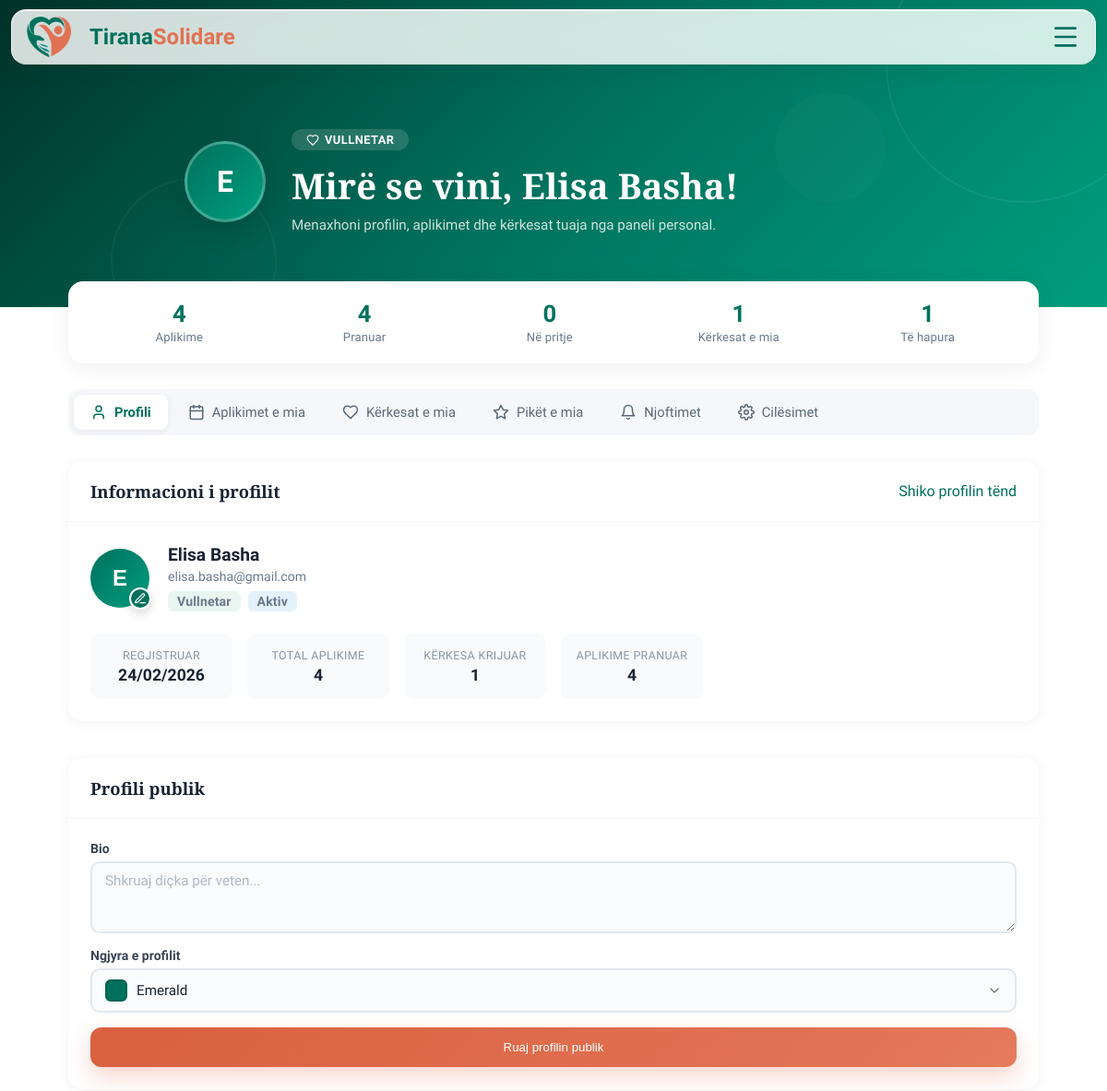
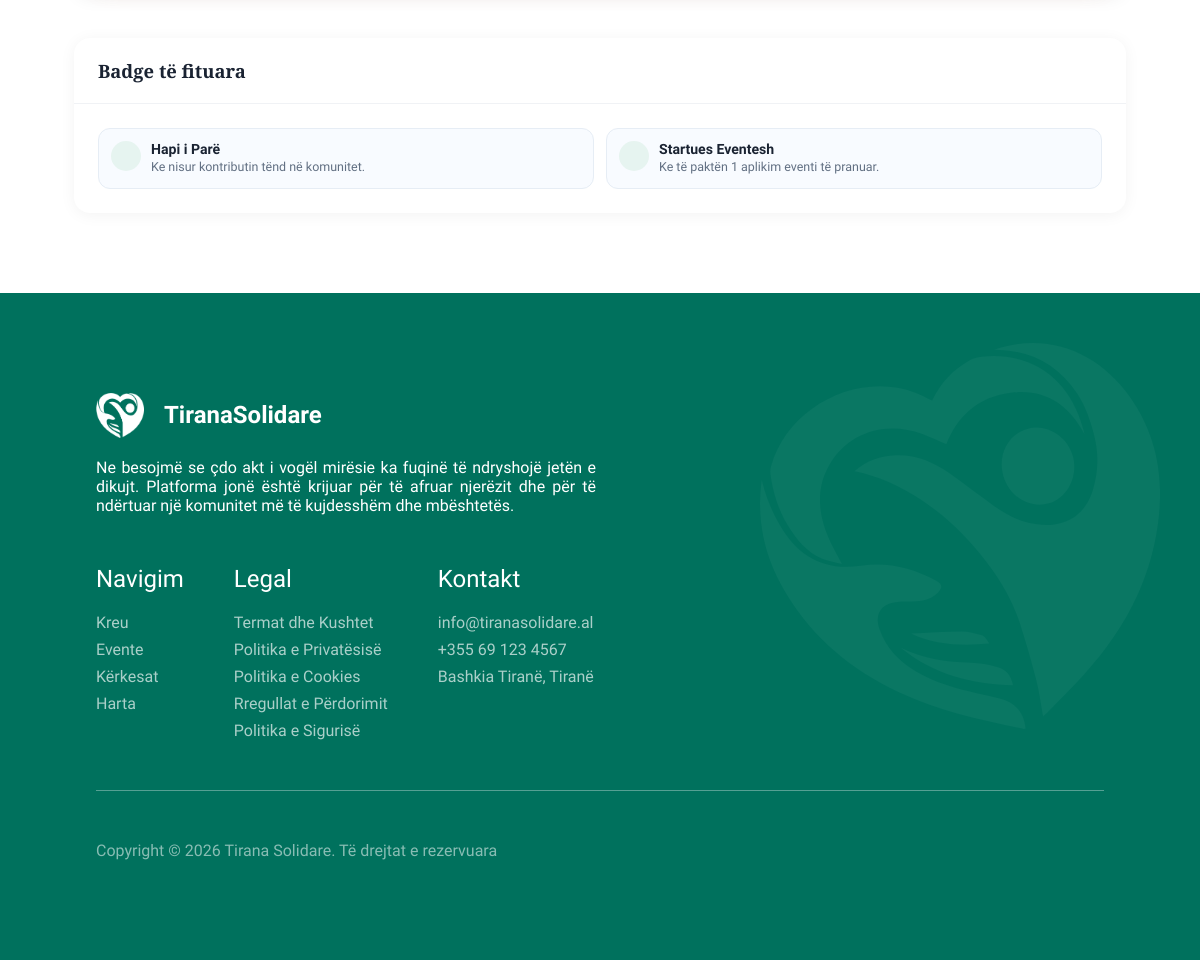
Screenshot of /views/volunteer_panel.php?tab=profile (signed in) with the database file from the repository (2 pictures, top to bottom).
### tables this page shows
CREATE TABLE `kerkesa_per_ndihme` (
  `id_kerkese_ndihme` int(11) NOT NULL,
  `id_perdoruesi` int(11) DEFAULT NULL,
  `tipi` enum('Kërkesë','Ofertë') DEFAULT NULL,
  `titulli` varchar(150) DEFAULT NULL,
  `pershkrimi` text DEFAULT NULL,
  `statusi` enum('Pending','Open','Closed') DEFAULT 'Pending' COMMENT 'Pending/Open/Closed',
  `imazhi` varchar(500) DEFAULT NULL,
  `vendndodhja` varchar(255) DEFAULT NULL,  `latitude` decimal(10,7) DEFAULT NULL,
  `longitude` decimal(10,7) DEFAULT NULL,  `krijuar_me` timestamp NOT NULL DEFAULT current_timestamp()
);

CREATE TABLE `perdoruesi` (
  `id_perdoruesi` int(11) NOT NULL,
  `emri` varchar(100) NOT NULL,
  `email` varchar(150) NOT NULL,
  `bio` text DEFAULT NULL,
  `profile_picture` varchar(500) DEFAULT NULL,
  `profile_public` tinyint(1) NOT NULL DEFAULT 0,
  `profile_color` varchar(20) NOT NULL DEFAULT 'emerald',
  `fjalekalimi` varchar(255) NOT NULL,
  `roli` enum('Admin','Vullnetar') DEFAULT 'Vullnetar',
  `statusi_llogarise` enum('Aktiv','Bllokuar','Çaktivizuar') DEFAULT 'Aktiv',
  `verified` tinyint(1) NOT NULL DEFAULT 0,
  `verification_token_hash` varchar(64) DEFAULT NULL,
  `verification_token_expires` datetime DEFAULT NULL,
  `password_reset_token_hash` varchar(64) DEFAULT NULL,
  `password_reset_token_expires` datetime DEFAULT NULL,
  `krijuar_me` timestamp NOT NULL DEFAULT current_timestamp(),
  `deaktivizuar_me` datetime DEFAULT NULL
);

### views/volunteer_panel.php (the view, shortened to what the rows shown need)
<?php
require_once __DIR__ . '/../config/db.php';
require_once __DIR__ . '/../includes/functions.php';
$userId    = $_SESSION['user_id'];
$userEmri  = htmlspecialchars($_SESSION['emri'] ?? 'Përdorues');
$userRoli  = htmlspecialchars($_SESSION['roli'] ?? 'Vullnetar');
$tab = $_GET['tab'] ?? 'profile';
$stmtUser = $pdo->prepare("SELECT * FROM Perdoruesi WHERE id_perdoruesi = ?");
$stmtUser->execute([$userId]);
$user = $stmtUser->fetch(PDO::FETCH_ASSOC);
$colorResolved = ts_resolve_profile_color($user['profile_color'] ?? 'emerald');
$profileColorKey = $colorResolved['key'];
$profileColorTheme = $colorResolved['theme'];
$profileColorPalette = $colorResolved['palette'];
$stmtApps = $pdo->prepare(
    "SELECT a.*, e.titulli AS eventi_titulli, e.data AS eventi_data, e.vendndodhja AS eventi_vendndodhja,
            k.emri AS kategoria_emri
     FROM Aplikimi a
     JOIN Eventi e ON e.id_eventi = a.id_eventi
     LEFT JOIN Kategoria k ON k.id_kategoria = e.id_kategoria
     WHERE a.id_perdoruesi = ?
     ORDER BY a.aplikuar_me DESC"
);
$stmtApps->execute([$userId]);
$myApps = $stmtApps->fetchAll(PDO::FETCH_ASSOC);
$stmtReqs = $pdo->prepare(
    "SELECT * FROM Kerkesa_per_Ndihme WHERE id_perdoruesi = ? ORDER BY krijuar_me DESC"
);
$stmtReqs->execute([$userId]);
$myRequests = $stmtReqs->fetchAll(PDO::FETCH_ASSOC);
$acceptedApps  = count(array_filter($myApps, fn($a) => $a['statusi'] === 'Pranuar'));
$openRequests  = count(array_filter($myRequests, fn($r) => $r['statusi'] === 'Open'));
$profileBadgeInfo = ts_get_user_profile_badges($pdo, (int) $userId);
$earnedBadges = $profileBadgeInfo['badges'];
?>
<!DOCTYPE html>
<html lang="sq">
<head>
  <link rel="stylesheet" href="/TiranaSolidare/public/assets/styles/main.css">
  <link rel="stylesheet" href="/TiranaSolidare/public/assets/styles/pages.css">
  <link rel="stylesheet" href="/TiranaSolidare/public/assets/styles/auth.css">
  <link rel="stylesheet" href="/TiranaSolidare/public/assets/styles/volunteer-panel.css?v=20260321a">
  <link rel="stylesheet" href="https://unpkg.com/leaflet@1.9.4/dist/leaflet.css" />
  <link rel="stylesheet" href="/TiranaSolidare/assets/css/map.css">
</head>
<body>
<?php include __DIR__ . '/../public/components/header.php'; ?>
<main>
<section class="page-hero page-hero--green vp-hero" style="--vp-color-from: <?= htmlspecialchars($profileColorTheme['from']) ?>; --vp-color-mid: <?= htmlspecialchars($profileColorTheme['mid']) ?>; --vp-color-to: <?= htmlspecialchars($profileColorTheme['to']) ?>;">
  <div class="vp-hero__inner">
    <div class="vp-hero__text">
      <h1>Mirë se vini, <?= $userEmri ?>!</h1>
    </div>
  </div>
</section>
<section class="vp-stats-section">
  <div class="vp-stats">
    <div class="vp-stat">
      <strong><?= $openRequests ?></strong>
      <span>Të hapura</span>
    </div>
  </div>
</section>
<section class="vp-content">
<?php if ($tab === 'profile'): ?>
<div class="vp-panel">
  <div class="vp-profile-grid">
    <div class="vp-card">
      <div class="vp-card__header">
        <h3>Informacioni i profilit</h3>
        <a href="<?= htmlspecialchars(ts_public_profile_url((int) $userId, (string) ($user['emri'] ?? $userEmri))) ?>" target="_blank" rel="noopener" class="btn_secondary">Shiko profilin tënd</a>
      </div>
      <div class="vp-card__body">
        <div class="vp-profile-avatar">
          <div class="vp-avatar-uploader">
            <button type="button" class="vp-avatar-edit-btn" id="vp-avatar-click-target" aria-label="Ndrysho foton e profilit" title="Kliko për të ndryshuar foton e profilit">
              <?php if (!empty($user['profile_picture'])): ?>
                <img id="vp-profile-avatar-display" src="<?= htmlspecialchars($user['profile_picture']) ?>" alt="<?= $userEmri ?>" class="vp-avatar vp-avatar--img">
              <?php else: ?>
                <div id="vp-profile-avatar-display" class="vp-avatar" style="background:linear-gradient(135deg, <?= htmlspecialchars($profileColorTheme['mid']) ?>, <?= htmlspecialchars($profileColorTheme['to']) ?>)"><?= $userInitial ?></div>
              <?php endif; ?>
              <span class="vp-avatar-edit-btn__hint" aria-hidden="true">
                <svg xmlns="http://www.w3.org/2000/svg" width="14" height="14" viewBox="0 0 24 24" fill="none" stroke="currentColor" stroke-width="2" stroke-linecap="round" stroke-linejoin="round"><path d="M12 20h9"/><path d="M16.5 3.5a2.1 2.1 0 0 1 3 3L7 19l-4 1 1-4 12.5-12.5Z"/></svg>
              </span>
            </button>
          </div>
          <div class="vp-profile-info">
            <strong id="vp-profile-emri"><?= htmlspecialchars($user['emri'] ?? '—') ?></strong>
            <span id="vp-profile-email"><?= htmlspecialchars($user['email'] ?? '—') ?></span>
            <div class="vp-profile-badges">
              <span class="vp-badge vp-badge--role"><?= $userRoli ?></span>
              <span class="vp-badge vp-badge--status"><?= htmlspecialchars($user['statusi_llogarise'] ?? '—') ?></span>
            </div>
          </div>
        </div>
        <div class="vp-profile-meta-grid">
          <div class="vp-meta-item">
            <span>Regjistruar</span>
            <strong><?= date('d/m/Y', strtotime($user['krijuar_me'])) ?></strong>
          </div>
          <div class="vp-meta-item">
            <span>Total aplikime</span>
            <strong><?= $totalApps ?></strong>
          </div>
          <div class="vp-meta-item">
            <span>Kërkesa krijuar</span>
            <strong><?= $totalRequests ?></strong>
          </div>
          <div class="vp-meta-item">
            <span>Aplikime pranuar</span>
            <strong><?= $acceptedApps ?></strong>
          </div>
        </div>
      </div>
    </div>
    <div class="vp-card" style="grid-column: 1 / -1">
      <div class="vp-card__header">
        <h3>Profili publik</h3>
      </div>
      <div class="vp-card__body">
        <form id="vp-profile-form" class="vp-form">
          <div class="vp-field">
            <label for="vp-bio">Bio</label>
            <textarea id="vp-bio" name="bio" rows="3" maxlength="500" placeholder="Shkruaj diçka për veten..." class="vp-input"><?= htmlspecialchars($user['bio'] ?? '') ?></textarea>
          </div>
          <div class="vp-field">
            <label>Ngjyra e profilit</label>
            <div class="vp-color-dropdown">
              <button type="button" class="vp-color-dropdown__trigger" id="vp-color-trigger" aria-haspopup="listbox" aria-expanded="false">
                <span class="vp-color-dropdown__swatch" id="vp-color-swatch" style="background-color: <?= htmlspecialchars($profileColorTheme['mid']) ?>"></span>
                <span class="vp-color-dropdown__label"><?= htmlspecialchars($profileColorPalette[$profileColorKey]['label'] ?? 'Emerald') ?></span>
                <svg xmlns="http://www.w3.org/2000/svg" width="16" height="16" viewBox="0 0 24 24" fill="none" stroke="currentColor" stroke-width="2" stroke-linecap="round" stroke-linejoin="round"><polyline points="6 9 12 15 18 9"></polyline></svg>
              </button>
            </div>
          </div>
          <button type="submit" class="btn_primary">Ruaj profilin publik</button>
        </form>
      </div>
    </div>
    <div class="vp-card" style="grid-column: 1 / -1">
      <div class="vp-card__header">
        <h3>Badge të fituara</h3>
      </div>
      <div class="vp-card__body">
        <?php if (empty($earnedBadges)): ?>
          <p class="vp-muted" style="margin:0;">Nuk ke badge ende. Kontribuo në evente dhe kërkesa për t'i fituar.</p>
        <?php else: ?>
          <div class="vp-earned-badges-grid">
            <?php foreach ($earnedBadges as $badge): ?>
              <?php $iconSvg = $badgeIcons[$badge['icon'] ?? ''] ?? $badgeIcons['sparkles']; ?>
              <div class="vp-earned-badge" title="<?= htmlspecialchars($badge['description']) ?>">
                <span class="vp-earned-badge__icon" aria-hidden="true"><?= $iconSvg ?></span>
                <div class="vp-earned-badge__text">
                  <strong><?= htmlspecialchars($badge['name']) ?></strong>
                  <span><?= htmlspecialchars($badge['description']) ?></span>
                </div>
              </div>
            <?php endforeach; ?>
          </div>
        <?php endif; ?>
      </div>
    </div>
  </div>
</div>
<?php endif; ?>
</section>
</main>
</body>
</html>

### rows the page displays
kerkesa_per_ndihme: statusi "1"
perdoruesi: emri "Elisa Basha", email "elisa.basha@gmail.com", statusi_llogarise "Aktiv", krijuar_me "24/02/2026", profile_color "Emerald"

### other values shown
$userInitial "E"
$userRoli "VULLNETAR"
$userEmri "Elisa Basha"
$totalApps "4"
$acceptedApps "4"
$pendingApps "0"
$totalRequests "1"
$userRoli "Vullnetar"
$badge['name'] "Hapi i Parë"
$badge['description'] "Ke nisur kontributin tënd në komunitet."
$badge['name'] "Startues Eventesh"
$badge['description'] "Ke të paktën 1 aplikim eventi të pranuar."
